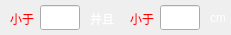
    <widget class="QWidget" name="widget_3" native="true">
     <property name="geometry">
      <rect>
       <x>47</x>
       <y>160</y>
       <width>231</width>
       <height>35</height>
      </rect>
     </property>
     <property name="minimumSize">
      <size>
       <width>0</width>
       <height>35</height>
      </size>
     </property>
     <property name="maximumSize">
      <size>
       <width>16777215</width>
       <height>35</height>
      </size>
     </property>
     <property name="styleSheet">
      <string notr="true">QWidget#widget_3{
border:1px solid rgb(255,255,255);
}</string>
     </property>
     <widget class="QLineEdit" name="lineEditNoCouplingNumber">
      <property name="geometry">
       <rect>
        <x>40</x>
        <y>5</y>
        <width>40</width>
        <height>25</height>
       </rect>
      </property>
      <property name="minimumSize">
       <size>
        <width>40</width>
        <height>25</height>
       </size>
      </property>
      <property name="maximumSize">
       <size>
        <width>40</width>
        <height>25</height>
       </size>
      </property>
      <property name="styleSheet">
       <string notr="true">color: rgb(255, 255, 255);</string>
      </property>
     </widget>
     <widget class="QLabel" name="label_24">
      <property name="geometry">
       <rect>
        <x>90</x>
        <y>11</y>
        <width>25</width>
        <height>15</height>
       </rect>
      </property>
      <property name="minimumSize">
       <size>
        <width>25</width>
        <height>15</height>
       </size>
      </property>
      <property name="maximumSize">
       <size>
        <width>25</width>
        <height>15</height>
       </size>
      </property>
      <property name="styleSheet">
       <string notr="true">QLabel{
color: rgb(255, 255, 255);
font: 75 10pt &quot;新宋体&quot;;
}</string>
      </property>
      <property name="text">
       <string>并且</string>
      </property>
     </widget>
     <widget class="QLineEdit" name="lineEditNoCouplingLength">
      <property name="geometry">
       <rect>
        <x>160</x>
        <y>5</y>
        <width>40</width>
        <height>25</height>
       </rect>
      </property>
      <property name="minimumSize">
       <size>
        <width>40</width>
        <height>25</height>
       </size>
      </property>
      <property name="maximumSize">
       <size>
        <width>40</width>
        <height>25</height>
       </size>
      </property>
      <property name="styleSheet">
       <string notr="true">color: rgb(255, 255, 255);</string>
      </property>
     </widget>
     <widget class="QLabel" name="label_33">
      <property name="geometry">
       <rect>
        <x>10</x>
        <y>11</y>
        <width>25</width>
        <height>15</height>
       </rect>
      </property>
      <property name="minimumSize">
       <size>
        <width>25</width>
        <height>15</height>
       </size>
      </property>
      <property name="maximumSize">
       <size>
        <width>25</width>
        <height>15</height>
       </size>
      </property>
      <property name="styleSheet">
       <string notr="true">QLabel{
color: rgb(255, 0, 0);
font: 75 10pt &quot;新宋体&quot;;
}</string>
      </property>
      <property name="text">
       <string>小于</string>
      </property>
     </widget>
     <widget class="QLabel" name="label_35">
      <property name="geometry">
       <rect>
        <x>130</x>
        <y>11</y>
        <width>25</width>
        <height>15</height>
       </rect>
      </property>
      <property name="minimumSize">
       <size>
        <width>25</width>
        <height>15</height>
       </size>
      </property>
      <property name="maximumSize">
       <size>
        <width>25</width>
        <height>15</height>
       </size>
      </property>
      <property name="styleSheet">
       <string notr="true">QLabel{
color: rgb(255, 0, 0);
font: 75 10pt &quot;新宋体&quot;;
}</string>
      </property>
      <property name="text">
       <string>小于</string>
      </property>
     </widget>
     <widget class="QLabel" name="label_42">
      <property name="geometry">
       <rect>
        <x>210</x>
        <y>10</y>
        <width>15</width>
        <height>15</height>
       </rect>
      </property>
      <property name="minimumSize">
       <size>
        <width>15</width>
        <height>15</height>
       </size>
      </property>
      <property name="maximumSize">
       <size>
        <width>15</width>
        <height>15</height>
       </size>
      </property>
      <property name="styleSheet">
       <string notr="true">QLabel{
color: rgb(255, 255, 255);
font: 75 10pt &quot;新宋体&quot;;
}</string>
      </property>
      <property name="text">
       <string>cm</string>
      </property>
     </widget>
    </widget>
